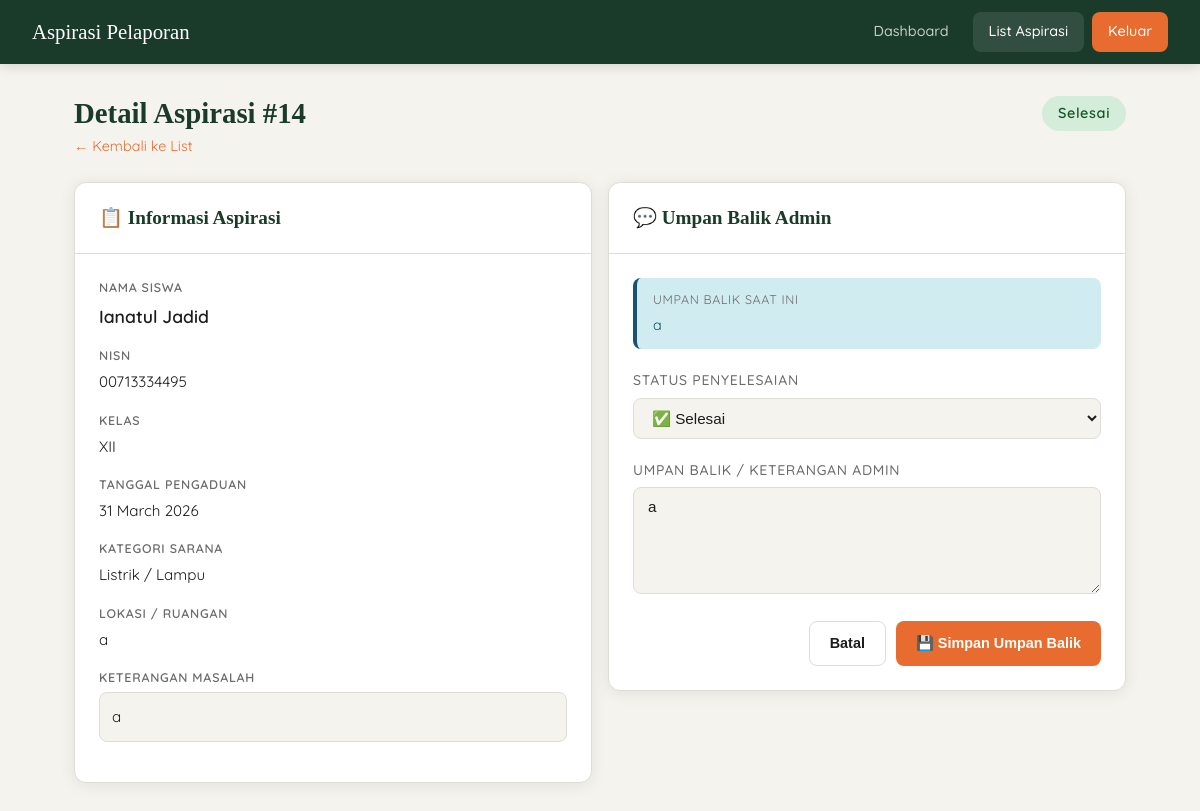
Screenshot of /admin/detail_aspirasi.php?id=14 (signed in) with the database file from the repository.
### tables this page shows
CREATE TABLE `aspirasi` (
  `id_aspirasi` int NOT NULL,
  `status` enum('Menunggu','Proses','Selesai') NOT NULL,
  `id_pelaporan` int NOT NULL,
  `feedback` text NOT NULL
);

CREATE TABLE `siswa` (
  `nisn` varchar(11) NOT NULL,
  `nama` varchar(100) NOT NULL,
  `kelas` enum('X','XI','XII') NOT NULL
);

CREATE TABLE `input_aspirasi` (
  `id_pelaporan` int NOT NULL,
  `nisn` varchar(11) NOT NULL,
  `id_kategori` int NOT NULL,
  `lokasi` varchar(100) NOT NULL,
  `ket` varchar(100) NOT NULL
);

CREATE TABLE `kategori` (
  `id_kategori` int NOT NULL,
  `ket_kategori` varchar(30) NOT NULL
);

### admin/detail_aspirasi.php (the view, shortened to what this page needs)
<?php
$conn = getConnection();
$id   = (int)($_GET['id'] ?? 0);
function getDetailAspirasi($conn, $id_aspirasi) {
    $sql = "SELECT a.id_aspirasi, a.status, a.feedback,
                   ia.id_pelaporan, ia.lokasi, ia.ket, ia.nisn,
                   k.ket_kategori, s.kelas, s.nama
            FROM aspirasi a
            JOIN input_aspirasi ia ON a.id_pelaporan = ia.id_pelaporan
            JOIN kategori k ON ia.id_kategori = k.id_kategori
            JOIN siswa s ON ia.nisn = s.nisn
            WHERE a.id_aspirasi = $id_aspirasi";
    $result = $conn->query($sql);
    return $result ? $result->fetch_assoc() : null;
}
$data = getDetailAspirasi($conn, $id);
function badgeStatus($status) {
    $map = ['Menunggu'=>'badge-menunggu','Proses'=>'badge-proses','Selesai'=>'badge-selesai'];
    $class = $map[$status] ?? 'badge-menunggu';
    return "<span class='badge $class' style='font-size:0.9rem; padding:6px 16px;'>$status</span>";
}
?>
<!DOCTYPE html>
<html lang="id">
<head>
    <link rel="stylesheet" href="../style/style.css">
</head>
<body>
<nav class="navbar">
    <a href="dashboard.php" class="navbar-brand">Aspirasi Pelaporan</a>
    <div class="navbar-nav">
        <a href="dashboard.php" class="nav-link">Dashboard</a>
        <a href="list_aspirasi.php" class="nav-link active">List Aspirasi</a>
        <a href="../logout.php" class="nav-link logout">Keluar</a>
    </div>
</nav>
<div class="container">
    <div class="page-header">
        <div>
            <h1>Detail Aspirasi #<?= $id ?></h1>
            <p><a href="list_aspirasi.php" style="color:var(--accent); text-decoration:none;">← Kembali ke List</a></p>
        </div>
        <?= badgeStatus($data['status']) ?>
    </div>
    <div style="display: grid; grid-template-columns: 1fr 1fr; gap: 1rem; align-items: start;">
        <div class="card">
            <div class="card-header"><h2>📋 Informasi Aspirasi</h2></div>
            <div class="card-body">
                <div class="detail-section">
                    <div class="detail-label">Nama Siswa</div>
                    <div class="detail-value" style="font-size:1.1rem; font-weight:600;"><?= htmlspecialchars($data['nama']) ?></div>
                </div>
                <div class="detail-section">
                    <div class="detail-label">NISN</div>
                    <div class="detail-value"><?= $data['nisn'] ?></div>
                </div>
                <div class="detail-section">
                    <div class="detail-label">Kelas</div>
                    <div class="detail-value"><?= $data['kelas'] ?></div>
                </div>
                <div class="detail-section">
                    <div class="detail-label">Tanggal Pengaduan</div>
                    <div class="detail-value"><?= date('d F Y') ?></div>
                </div>
                <div class="detail-section">
                    <div class="detail-label">Kategori Sarana</div>
                    <div class="detail-value"><?= htmlspecialchars($data['ket_kategori']) ?></div>
                </div>
                <div class="detail-section">
                    <div class="detail-label">Lokasi / Ruangan</div>
                    <div class="detail-value"><?= htmlspecialchars($data['lokasi']) ?></div>
                </div>
                <div class="detail-section">
                    <div class="detail-label">Keterangan Masalah</div>
                    <div class="detail-value" style="background:var(--bg); padding:12px; border-radius:8px; border:1px solid var(--border);">
                        <?= htmlspecialchars($data['ket']) ?>
                    </div>
                </div>
            </div>
        </div>
        <div class="card">
            <div class="card-header"><h2>💬 Umpan Balik Admin</h2></div>
            <div class="card-body">
                <?php if (!empty($data['feedback'])): ?>
                <div class="alert alert-info" style="margin-bottom:1.25rem;">
                    <div style="font-size:0.78rem; color:var(--text-muted); margin-bottom:4px; text-transform:uppercase; letter-spacing:.05em;">Umpan balik saat ini</div>
                    <?= htmlspecialchars(html_entity_decode($data['feedback'])) ?>
                </div>
                <?php endif; ?>
                <form method="POST" action="">
                    <div class="form-group">
                        <label class="form-label">Status Penyelesaian</label>
                        <select name="status" class="form-control" required>
                            <option value="Selesai"  <?= $data['status']==='Selesai' ?'selected':'' ?>>✅ Selesai</option>
                        </select>
                    </div>
                    <div class="form-group">
                        <label class="form-label">Umpan Balik / Keterangan Admin</label>
                        <textarea name="feedback" class="form-control" rows="5"
                                  placeholder="Tuliskan respons atau tindakan yang sudah/akan dilakukan..."
                                  required><?= htmlspecialchars(html_entity_decode($data['feedback'])) ?></textarea>
                    </div>
                    <div style="display:flex; gap:10px; justify-content:flex-end; margin-top:1rem;">
                        <a href="list_aspirasi.php" class="btn btn-outline">Batal</a>
                        <button type="submit" class="btn btn-accent">💾 Simpan Umpan Balik</button>
                    </div>
                </form>
            </div>
        </div>
    </div>
</div>
</body>
</html>

### style/style.css (style rules this page uses)
:root { --bg: #f5f3ee; --surface: #ffffff; --primary: #1a3a2a; --accent: #e86c2f; --accent-light: #fdf0e8; --text: #1c1c1c; --text-muted: #6b6b6b; --border: #e0ddd6; --success: #2d7a4f; --warning: #c9820a; --info: #1a5276; --danger: #c0392b; --radius: 12px; --radius-sm: 8px; --shadow: 0 2px 16px rgba(0,0,0,0.08); --shadow-lg: 0 8px 32px rgba(0,0,0,0.12); }
* { margin: 0; padding: 0; box-sizing: border-box; }
body { font-family: 'Quicksand', sans-serif; background: var(--bg); color: var(--text); min-height: 100vh; font-size: 15px; line-height: 1.6; }
.navbar { background: var(--primary); padding: 0 2rem; display: flex; align-items: center; justify-content: space-between; height: 64px; position: sticky; top: 0; z-index: 100; box-shadow: 0 2px 12px rgba(0,0,0,0.15); }
.navbar-brand { font-family: 'DM Serif Display', serif; font-size: 1.3rem; color: #fff; text-decoration: none; display: flex; align-items: center; gap: 10px; }
.navbar-nav { display: flex; gap: 8px; align-items: center; }
.nav-link { color: rgba(255,255,255,0.75); text-decoration: none; padding: 8px 16px; border-radius: var(--radius-sm); font-size: 0.9rem; font-weight: 500; transition: all 0.2s; }
.nav-link:hover, .nav-link.active { color: #fff; background: rgba(255,255,255,0.1); }
.nav-link.logout { background: var(--accent); color: #fff; }
.container { max-width: 1100px; margin: 0 auto; padding: 2rem 1.5rem; }
.card { background: var(--surface); border-radius: var(--radius); box-shadow: var(--shadow); border: 1px solid var(--border); overflow: hidden; }
.card-header { padding: 1.25rem 1.5rem; border-bottom: 1px solid var(--border); display: flex; align-items: center; justify-content: space-between; gap: 1rem; }
.card-header h2 { font-family: 'DM Serif Display', serif; font-size: 1.2rem; color: var(--primary); }
.card-body { padding: 1.5rem; }
.form-group { margin-bottom: 1.25rem; }
.form-label { display: block; font-weight: 500; font-size: 0.875rem; color: var(--text-muted); margin-bottom: 6px; text-transform: uppercase; letter-spacing: 0.05em; }
.form-control { width: 100%; padding: 10px 14px; border: 1.5px solid var(--border); border-radius: var(--radius-sm); font-family: 'DM Sans', sans-serif; font-size: 0.95rem; color: var(--text); background: var(--bg); transition: border-color 0.2s, box-shadow 0.2s; outline: none; }
select.form-control { cursor: pointer; }
textarea.form-control { resize: vertical; min-height: 100px; }
.btn { display: inline-flex; align-items: center; gap: 8px; padding: 10px 20px; border-radius: var(--radius-sm); font-family: 'DM Sans', sans-serif; font-size: 0.9rem; font-weight: 600; border: none; cursor: pointer; text-decoration: none; transition: all 0.2s; white-space: nowrap; }
.btn-accent { background: var(--accent); color: #fff; }
.btn-outline { background: transparent; border: 1.5px solid var(--border); color: var(--text); }
.badge { display: inline-block; padding: 4px 12px; border-radius: 20px; font-size: 0.78rem; font-weight: 600; letter-spacing: 0.04em; }
.badge-selesai { background: #d4edda; color: #155724; }
.alert { padding: 12px 16px; border-radius: var(--radius-sm); margin-bottom: 1.25rem; font-size: 0.9rem; border-left: 4px solid; }
.alert-info { background: #d1ecf1; color: #0c5460; border-color: var(--info); }
.page-header { margin-bottom: 1.5rem; display: flex; align-items: flex-start; justify-content: space-between; gap: 1rem; flex-wrap: wrap; }
.page-header h1 { font-family: 'DM Serif Display', serif; font-size: 1.8rem; color: var(--primary); line-height: 1.2; }
.page-header p { color: var(--text-muted); font-size: 0.9rem; margin-top: 4px; }
.detail-section { margin-bottom: 1rem; }
.detail-label { font-size: 0.78rem; text-transform: uppercase; letter-spacing: 0.06em; color: var(--text-muted); font-weight: 600; margin-bottom: 4px; }
.detail-value { font-size: 0.95rem; color: var(--text); }

### rows the page displays
aspirasi: status "Selesai", siswa.nama "Ianatul Jadid", id_pelaporan.nisn "00713334495", siswa.kelas "XII", kategori.ket_kategori "Listrik / Lampu", id_pelaporan.lokasi "a", id_pelaporan.ket "a", feedback "a", status "✅ Selesai"

### other values shown
$id "14"
